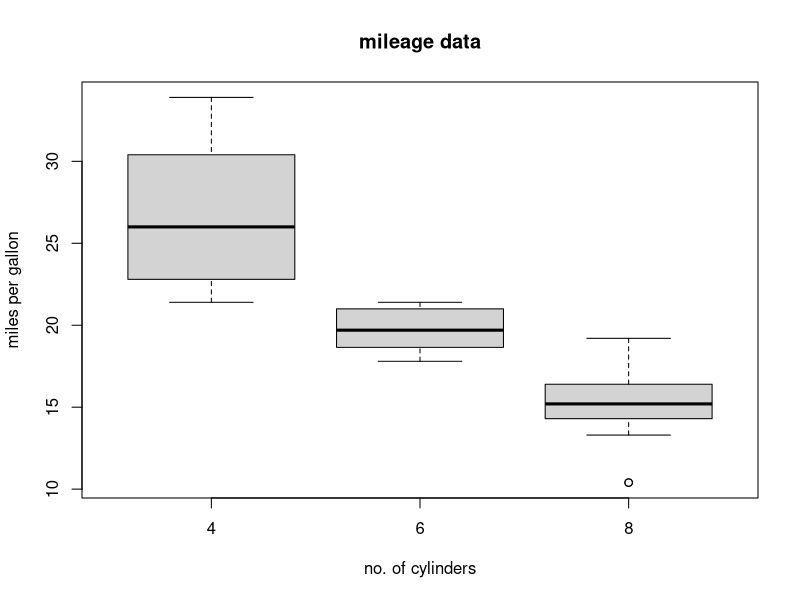
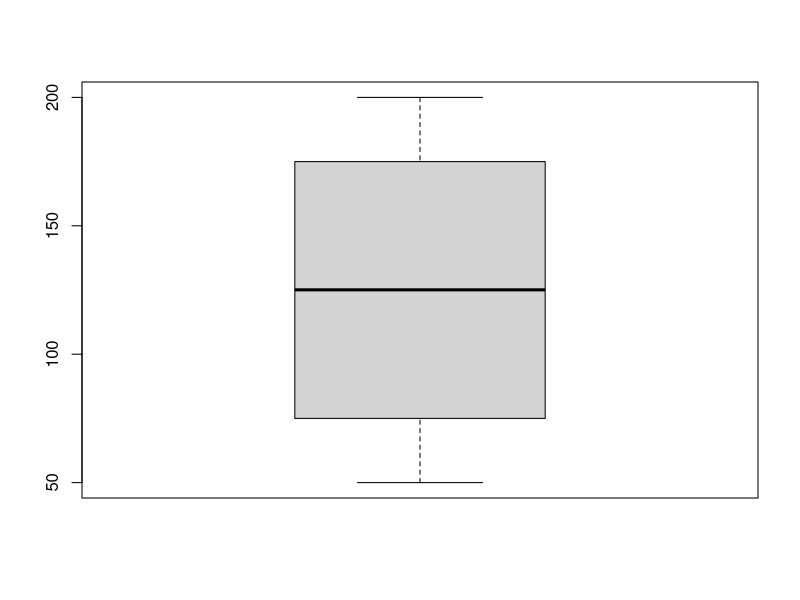
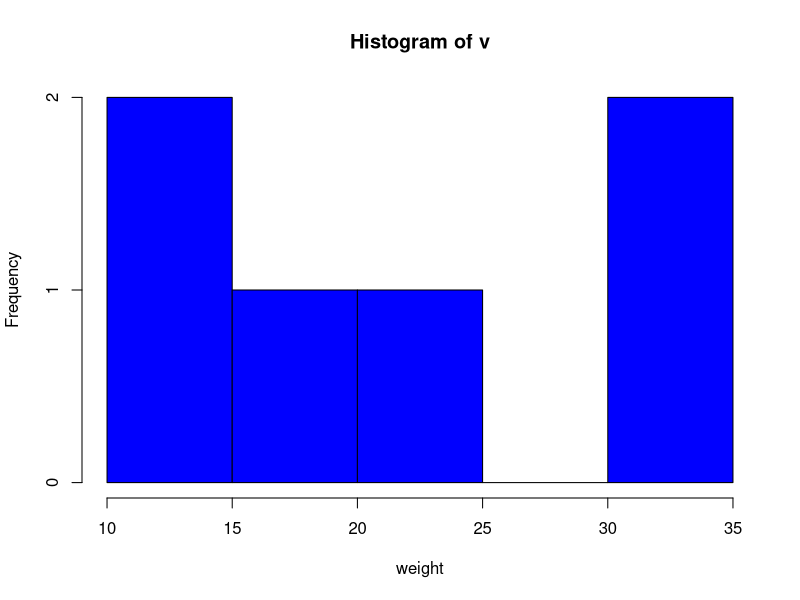
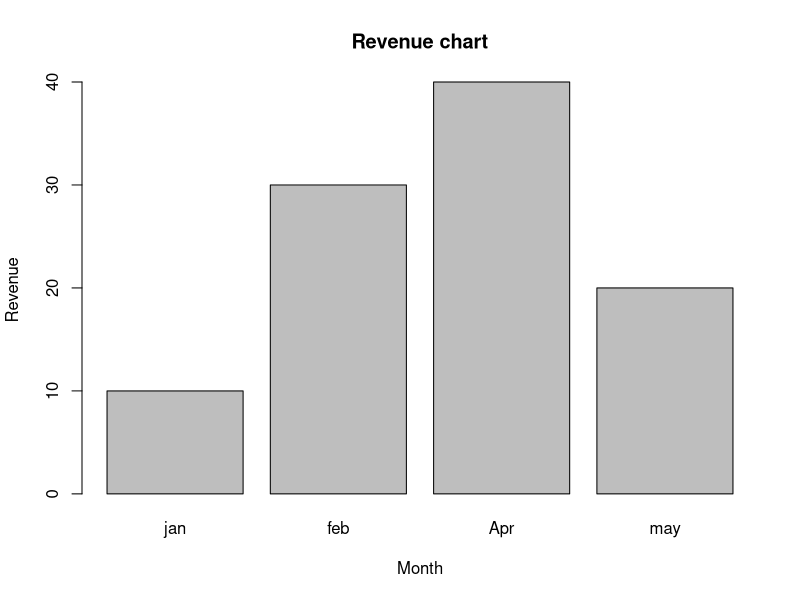
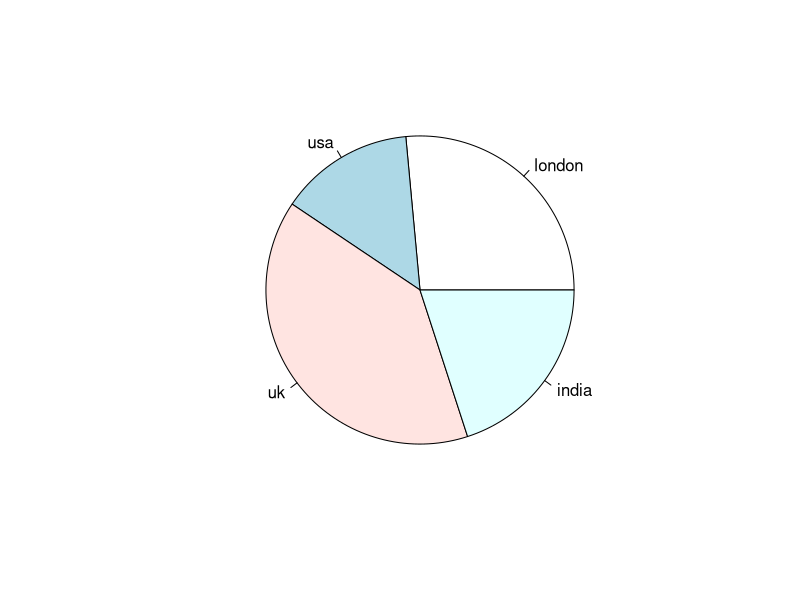
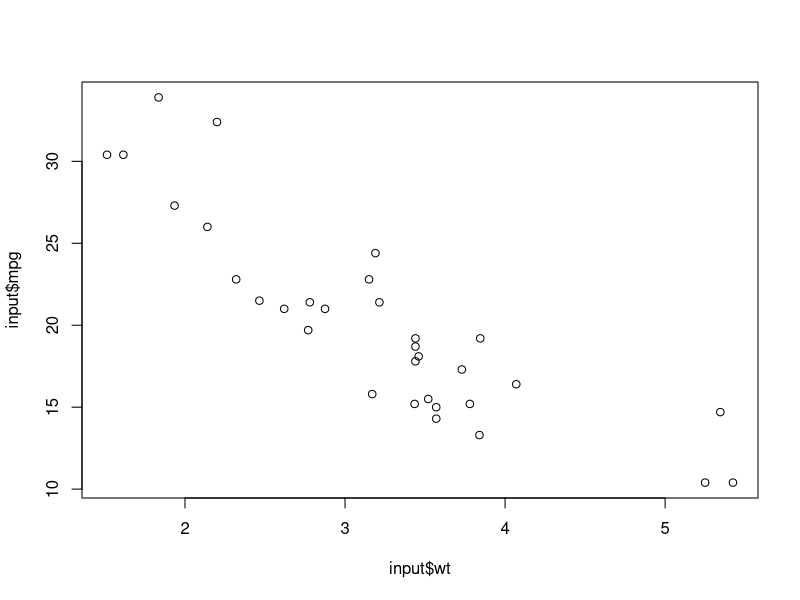

The R script that drew these images, in order:
install.packages("ggplot2")
library(ggplot2)
input<-mtcars[,c('mpg','cyl')]
input
boxplot(mpg~cyl,data = mtcars,xlab = "no. of cylinders",ylab = "miles per gallon",main = "mileage data")
dev.off()

#find outliers
v = c(50,75,100.125,150,175,200)
boxplot(v)

#histogram
library(graphics)
v<-c(10,12,34,23,32,19)
hist(v,xlab = "weight",col = "blue")
dev.off()

#bar chart
library(graphics)

H<-c(10,30,40,20)
M<-c("jan","feb","Apr","may")
barplot(H,names=M,xlab = "Month",ylab = "Revenue",main = "Revenue chart")

#pie chart
library(graphics)

x<-c(45,24,67,34)
labels<-c("london","usa","uk","india")
pie(x,labels)
dev.off()


#sactter plot
input<-mtcars[,c('wt','mpg')]
plot(x=input$wt,y=input$mpg)
dev.off()







